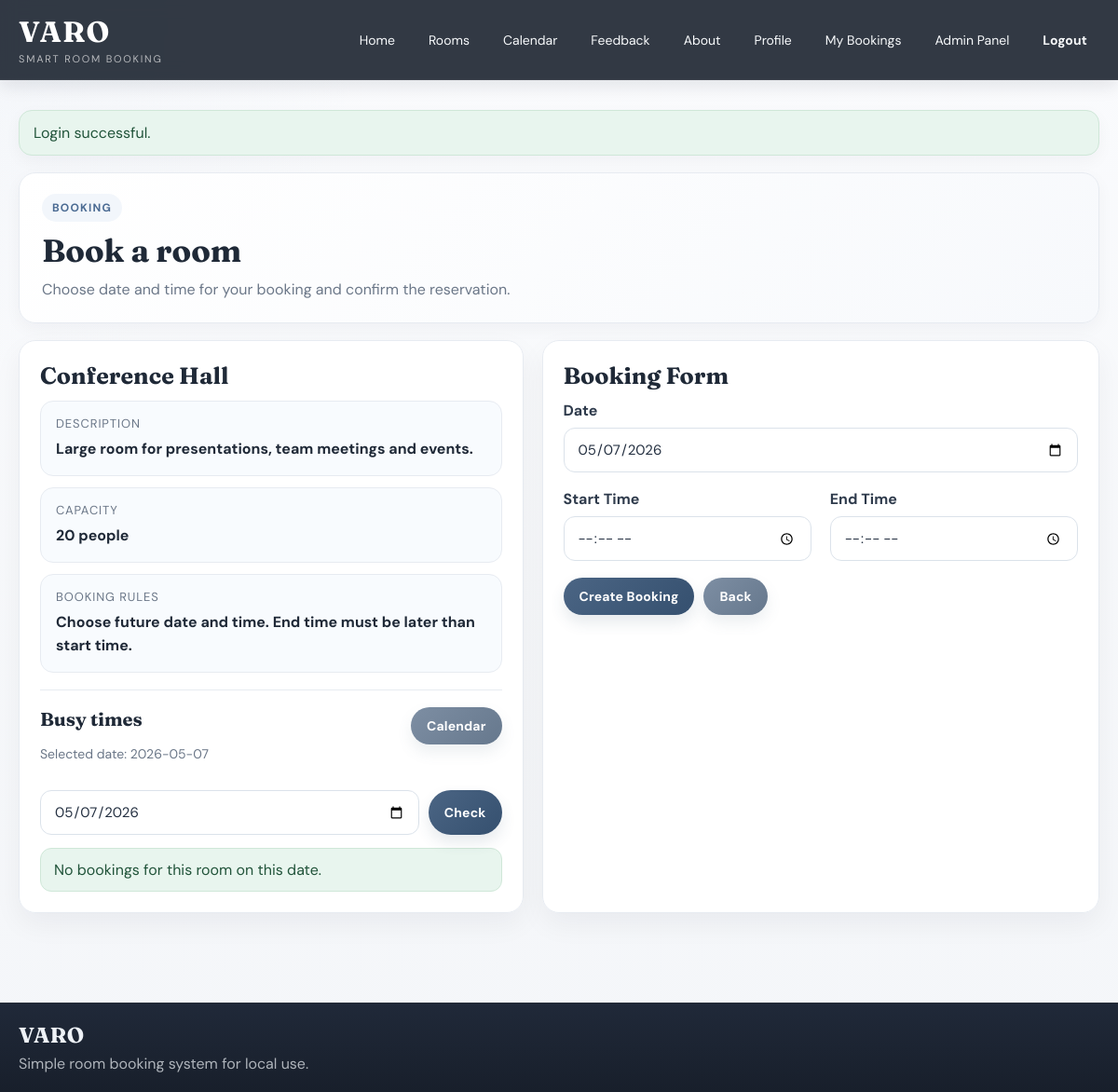
/book_room.php?room_id=2 (signed in), run on the app's committed database.
### tables this page shows
CREATE TABLE rooms (
    id INT AUTO_INCREMENT PRIMARY KEY,
    name VARCHAR(100) NOT NULL,
    description TEXT NOT NULL,
    capacity INT NOT NULL
);

### config.php (called while the page is built, shortened)
<?php
function e($text)
{
    return htmlspecialchars((string)$text, ENT_QUOTES, 'UTF-8');
}

### book_room.php (the view, shortened to what this page needs)
<?php
require_once 'auth.php';
$room_id = isset($_GET['room_id']) ? (int)$_GET['room_id'] : (int)($_POST['room_id'] ?? 0);
$booking_date = '';
$start_time = '';
$end_time = '';
$sql = "SELECT * FROM rooms WHERE id = ?";
$stmt = $conn->prepare($sql);
$stmt->execute([$room_id]);
$room = $stmt->fetch();
if ($_SERVER['REQUEST_METHOD'] !== 'POST') {
    $date_from_get = trim($_GET['date'] ?? '');
    $date_obj = DateTime::createFromFormat('Y-m-d', $date_from_get);
    if ($date_from_get !== '' && $date_obj && $date_obj->format('Y-m-d') === $date_from_get) {
        $booking_date = $date_from_get;
    } else {
        $booking_date = date('Y-m-d');
    }
}
$busy_date = $booking_date !== '' ? $booking_date : date('Y-m-d');
$sql = "SELECT bookings.*, users.name AS user_name
        FROM bookings
        INNER JOIN users ON bookings.user_id = users.id
        WHERE bookings.room_id = ?
        AND bookings.booking_date = ?
        AND bookings.status = 'active'
        ORDER BY bookings.start_time ASC";
$stmt = $conn->prepare($sql);
$stmt->execute([$room_id, $busy_date]);
$busy_slots = $stmt->fetchAll();
include 'header.php';
?>
<div class="page-intro fade-card">
    <span class="section-tag">Booking</span>
    <h1>Book a room</h1>
    <p>Choose date and time for your booking and confirm the reservation.</p>
</div>
<div class="booking-layout">
    <div class="card glass-card fade-card">
        <h2><?php echo e($room['name']); ?></h2>
        <div class="room-summary">
            <div class="room-summary-item">
                <span>Description</span>
                <strong><?php echo e($room['description']); ?></strong>
            </div>
            <div class="room-summary-item">
                <span>Capacity</span>
                <strong><?php echo e($room['capacity']); ?> people</strong>
            </div>
            <div class="room-summary-item">
                <span>Booking Rules</span>
                <strong>Choose future date and time. End time must be later than start time.</strong>
            </div>
        </div>
        <div class="busy-box">
            <div class="busy-box-head">
                <div>
                    <h3>Busy times</h3>
                    <p class="small-text">Selected date: <?php echo e($busy_date); ?></p>
                </div>
                <a href="booking_calendar.php?room_id=<?php echo e($room_id); ?>&month=<?php echo e(substr($busy_date, 0, 7)); ?>" class="btn btn-secondary">Calendar</a>
            </div>
            <form method="get" class="mini-date-form">
                <input type="date" name="date" min="<?php echo date('Y-m-d'); ?>" value="<?php echo e($busy_date); ?>">
                <button type="submit">Check</button>
            </form>
            <?php if ($busy_slots): ?>
                <div class="busy-slots">
                    <?php foreach ($busy_slots as $slot): ?>
                        <div class="busy-slot">
                            <strong><?php echo e(substr($slot['start_time'], 0, 5)); ?>-<?php echo e(substr($slot['end_time'], 0, 5)); ?></strong>
                            <?php if (is_admin()): ?>
                                <span><?php echo e($slot['user_name']); ?></span>
                            <?php else: ?>
                                <span>Booked</span>
                            <?php endif; ?>
                        </div>
                    <?php endforeach; ?>
                </div>
            <?php else: ?>
                <p class="calendar-free-note">No bookings for this room on this date.</p>
            <?php endif; ?>
        </div>
    </div>
    <div class="card glass-card fade-card delay-1">
        <h2>Booking Form</h2>
        <form method="post">
            <div class="form-group">
                <label for="booking_date">Date</label>
                <input type="date" id="booking_date" name="booking_date" min="<?php echo date('Y-m-d'); ?>" value="<?php echo e($booking_date); ?>" required>
            </div>
            <div class="grid-two">
                <div class="form-group">
                    <label for="start_time">Start Time</label>
                    <input type="time" id="start_time" name="start_time" value="<?php echo e($start_time); ?>" required>
                </div>
                <div class="form-group">
                    <label for="end_time">End Time</label>
                    <input type="time" id="end_time" name="end_time" value="<?php echo e($end_time); ?>" required>
                </div>
            </div>
            <div class="actions">
                <button type="submit">Create Booking</button>
                <a href="rooms.php" class="btn btn-secondary">Back</a>
            </div>
        </form>
    </div>
</div>
<?php include 'footer.php'; ?>

### style.css (style rules this page uses)
* { box-sizing: border-box; }
body { margin: 0; font-family: 'DM Sans', sans-serif; background: radial-gradient(circle at top left, rgba(127, 155, 189, 0.05), transparent 24%), linear-gradient(180deg, #fafbfd 0%, #f4f6f9 100%); color: var(--text-main); }
a { color: var(--brand); text-decoration: none; }
.page-intro { margin-bottom: 18px; padding: 22px 24px; border-radius: 18px; background: linear-gradient(135deg, #ffffff, #f7f9fc); border: 1px solid var(--line); box-shadow: var(--shadow-soft); }
.page-intro h1 { margin: 10px 0 8px; font-family: 'Fraunces', serif; font-size: 34px; color: #1f2937; }
.page-intro p { margin: 0; color: var(--text-soft); max-width: 720px; line-height: 1.65; }
.section-tag { display: inline-flex; align-items: center; padding: 7px 11px; border-radius: 999px; background: var(--accent-light); color: var(--brand); font-size: 12px; font-weight: 700; letter-spacing: 0.1em; text-transform: uppercase; }
.card, .glass-card { background: var(--panel); border: 1px solid var(--line); border-radius: 18px; padding: 22px; margin-bottom: 22px; box-shadow: var(--shadow-card); }
.card h1, .card h2, .card h3 { margin-top: 0; font-family: 'Fraunces', serif; color: #1f2937; }
.card h2 { margin-bottom: 12px; font-size: 25px; }
.grid-two { display: grid; grid-template-columns: 1fr 1fr; gap: 20px; }
.booking-layout { display: grid; grid-template-columns: 0.95fr 1.05fr; gap: 20px; }
.room-summary { display: grid; gap: 12px; }
.room-summary-item { padding: 15px 16px; border-radius: 14px; border: 1px solid var(--line); background: #f8fbfe; }
.room-summary-item span { display: block; margin-bottom: 6px; color: var(--text-soft); font-size: 13px; text-transform: uppercase; letter-spacing: 0.07em; }
.room-summary-item strong { color: #1f2937; line-height: 1.6; }
.busy-box { margin-top: 18px; padding-top: 18px; border-top: 1px solid var(--line); }
.busy-box-head { display: flex; justify-content: space-between; align-items: flex-start; gap: 12px; margin-bottom: 14px; }
.busy-box-head h3 { margin: 0 0 4px; font-size: 20px; }
.mini-date-form { display: flex; gap: 10px; margin-bottom: 14px; }
.mini-date-form input { flex: 1; }
.calendar-free-note { margin: 0; padding: 12px 14px; border-radius: 12px; color: #21543a; background: #e8f5ee; border: 1px solid #cfe7d8; }
.fade-card { animation: fadeUp 0.65s ease both; }
.delay-1 { animation-delay: 0.1s; }
.form-group { margin-bottom: 18px; }
label { display: block; margin-bottom: 8px; font-weight: 700; color: #2f3b4c; }
input[type="text"], input[type="email"], input[type="password"], input[type="date"], input[type="time"], input[type="number"], input[type="file"], textarea, select { width: 100%; padding: 12px 14px; border: 1px solid var(--line-strong); border-radius: 12px; font-family: inherit; font-size: 15px; color: var(--text-main); background: #ffffff; transition: border-color 0.2s ease, box-shadow 0.2s ease; }
.btn, button { display: inline-flex; align-items: center; justify-content: center; gap: 8px; padding: 11px 17px; border: none; border-radius: 999px; cursor: pointer; font-family: inherit; font-size: 14px; font-weight: 700; letter-spacing: 0.01em; color: #ffffff; background: linear-gradient(135deg, #4b6584 0%, #35506f 100%); box-shadow: 0 8px 16px rgba(53, 80, 111, 0.12); transition: transform 0.2s ease, box-shadow 0.2s ease, filter 0.2s ease; }
.btn-secondary { background: linear-gradient(135deg, #7d8ea3 0%, #66788d 100%); box-shadow: 0 8px 16px rgba(102, 120, 141, 0.12); }
.actions { display: flex; flex-wrap: wrap; gap: 10px; }
.small-text { color: var(--text-soft); font-size: 14px; line-height: 1.6; }

### data on the page
rooms: name "Conference Hall", description "Large room for presentations, team meetings and events.", capacity "20"

### other printed values
$message['text'] "Login successful."
